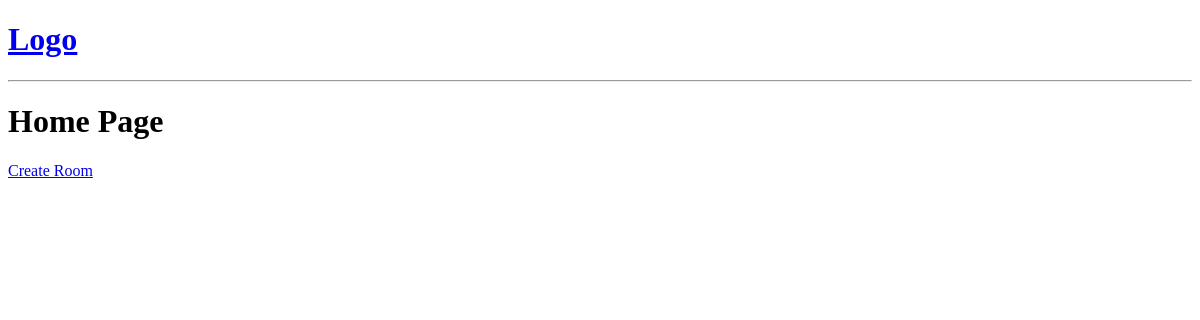
Before: / with the older database file.
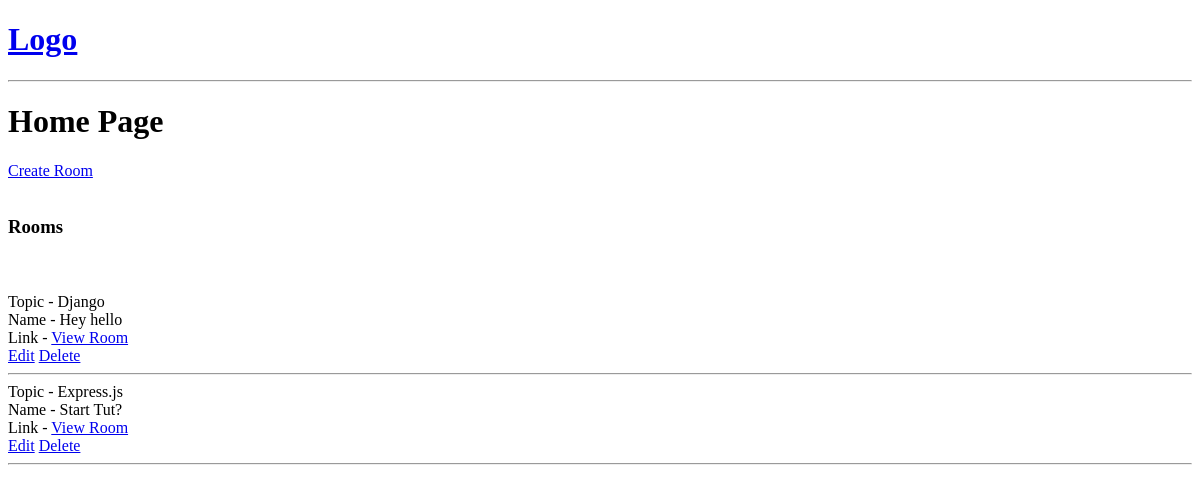
After: the same page with the newer database file.
### base/models.py (models this page shows, shortened)
class Room(models.Model):
    host = models.ForeignKey(User, on_delete=models.SET_NULL,null=True)
    topic = models.ForeignKey(Topic, on_delete=models.SET_NULL,null=True)
    name = models.CharField(max_length=200)
    description = models.TextField(null=True, blank=True)
    updated = models.DateTimeField(auto_now=True)
    created = models.DateTimeField(auto_now_add=True)
    class Meta:
        ordering = ["updated","created"]

class Topic(models.Model):
    name = models.CharField(max_length=200)
    def __str__(self):
        return self.name

### base/views.py (the view)
# urls.py: path('',views.home,name='home'),
def home(request:HttpRequest) -> HttpResponse:
    rooms = Room.objects.all()
    context = {'rooms':rooms}
    return render(request,'base/home.html',context)

### templates/base/home.html
{% extends "base/main.html" %}
{% block content %}
<h1>Home Page</h1>
<div>
    <a href={% url 'create_room' %} >Create Room</a>
    <br>
    <br>
    {% if rooms %}
    <h3>Rooms</h3>
    {% endif %}
<br>
<br>
    {% for room in rooms %}
    Topic - {{room.topic}}<br>
    Name - {{room.name}}
    <br>
    Link - <a href={% url 'room' room.id %}>View Room</a>
    <br>
    <a href={% url 'update_room' room.id %}>Edit</a>
    <a href={% url 'delete_room' room.id %}>Delete</a>
    <br>
    <hr>
    {% endfor %}
</div>
{% endblock content %}

### templates/base/main.html (shortened to what this page needs)
<!DOCTYPE html>
<html lang="en">
<head>
</head>
<body>
    {% include "base/navbar.html" %}
    {% block content %}
    {% endblock %}
</body>
</html>

### templates/base/navbar.html
<a href='/'><h1>Logo</h1></a>
<hr>

Changed rows visible on the page:
added Room: topic "Django", name "Hey hello"
added Room: topic "Express.js", name "Start Tut?"
Other visible differences:
text now shown: "Rooms"
